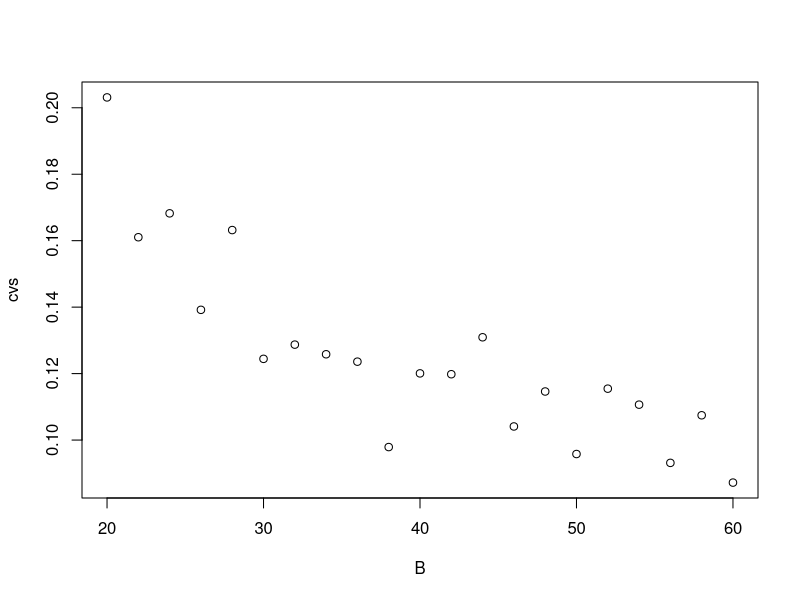

This chart was generated by the following R code:
## ---- chunk 1

# Calculo de boostrap
calc_boostrap <-function(muestra_base, B) {
  
  # arreglo de estimador
  estimador=rep(0,B)
  
  # longitud de la muestra
  len <- length(muestra_base)
  
  for (i in 1:B) {
    muestra <- sample(muestra_base,len,replace=T)
    estimador[i] <-  quantile(muestra,0.80)-quantile(muestra,0.20)
  }
  
  estboot <- mean(estimador)
  eeboot <- sd(estimador)
  
  return( list(estimador=estboot , eestandar=eeboot))
}

## ---- chunk 2

# Repeticiones de muestras boostrap
nro_muestras_bootstrap <- function(datos,B,r){
  
  ee=rep(0,r)
  
  for (i in 1:r)
    ee[i] = calc_boostrap(datos,B)$eestandar

  cv=sd(ee)/abs(mean(ee))  # Coeficiente de variabilidad
  
  print(cv)
  
  return(cv)
}


## ---- chunk 3

datos=rnorm(350,80,1.5)
nro_rep = 50 # repeticiones
#B = c(30,35,40,45,50,55,60)
B = seq(20,60,2)
cvs = rep(0,length(B)) 

for ( i in 1:length(B))
  cvs[i] = nro_muestras_bootstrap(datos,B[i],nro_rep)



## ---- chunk 4
plot(B,cvs)
## ---- chunk 5
# Estimador bootstrap para RB
bootstrap_rb <- function(datos,B) {

  n=dim(datos)[1]
  estimac=rep(0,B)
  
  for (i in 1:B){
    indices=sample(1:n,n,T)
    estimac[i]=estimador_rb(datos,indices)
    
  }
  
  estboot=mean(estimac)
  eeboot=sd(estimac)

  #hist(estimac)
  
  #return(list(estimador=estboot,eestandar=eeboot,estimac = estimac))

  return(list(estimador=estboot,eestandar=eeboot))

}


# Calculo de estimados de rb
estimador_rb = function(datos,indice) {
 
  mean_y = mean(datos[indice,1])   # Y siempre va a estar en la columna 1
  mean_x = mean(datos[indice,2])   # X siempre va a estar en la columna 2
  
  estimador = (mean_x*mean_x-1)/(mean_y*mean_y+2) 
  
  return(mean_y/mean_x)

}

## ---- chunk 6

B = 100                    # Numero de muestras bootstrap
x = c(7.85, 8.20, 7.90, 7.50, 7.90, 6.65, 7.80, 8.40, 7.70, 7.80, 7.60, 7.60, 8.20, 8.10, 8.10) 
y = c(8.00, 7.25, 7.60, 8.35, 8.00, 6.70, 7.10, 7.80, 7.70, 7.20, 6.40, 6.30, 8.40, 7.90, 7.30)

datos = cbind(y,x)

bootstrap_rb(datos,B)



